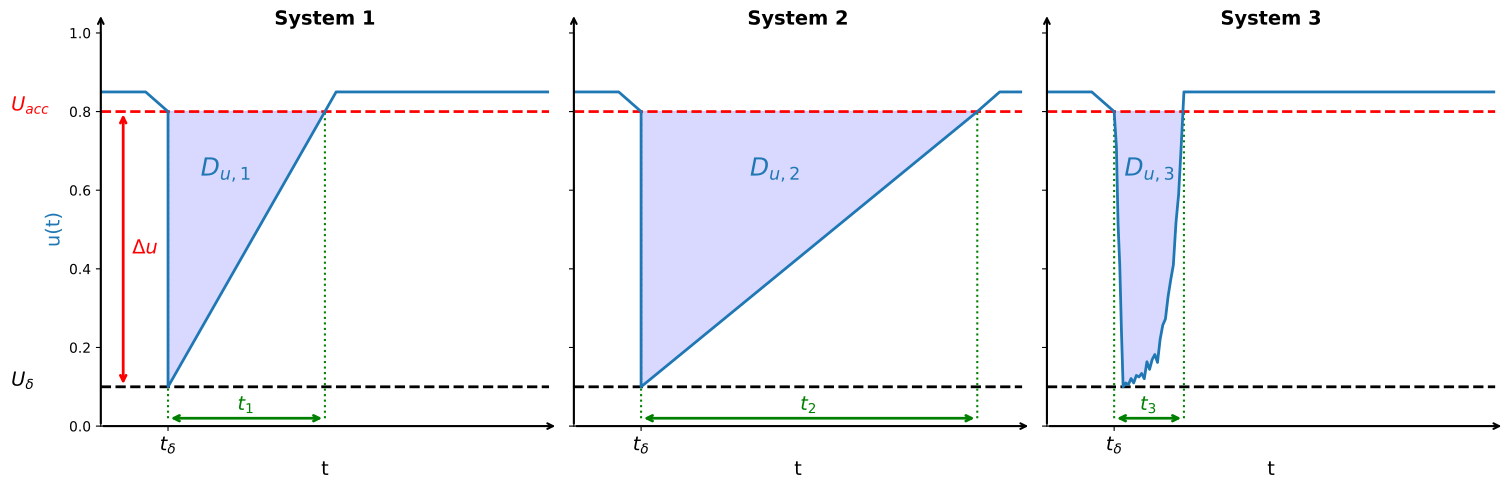

Generate this figure with Python:
import matplotlib.pyplot as plt
import numpy as np

# Set up the figure with 3 subplots side-by-side
# sharey=True ensures they all share the exact same 0 to 1 scale visually
fig, axes = plt.subplots(1, 3, figsize=(15, 5), sharey=True)

titles = ["System 1", "System 2", "System 3"]

for i, ax in enumerate(axes):
    # Set the title for each subplot
    ax.set_title(titles[i], fontsize=14, fontweight='bold')

    # Draw custom axes with arrows
    ax.annotate('', xy=(1.02, 0), xytext=(0, 0), xycoords='axes fraction', 
                arrowprops=dict(arrowstyle="->", color="black", lw=1.5))
    ax.annotate('', xy=(0, 1.05), xytext=(0, 0), xycoords='axes fraction', 
                arrowprops=dict(arrowstyle="->", color="black", lw=1.5))
    
    # Set Y-axis range from 0 to 1
    ax.set_ylim(0, 1)
    ax.set_xlim(0, 100) # Replace 100 with your actual max time/steps
    
    # Draw the red horizontal line for U_acc at 0.8
    ax.axhline(y=0.8, color='red', linestyle='--', lw=2)
    if i == 0:
        # Add the text label U_acc just above the red line
        # transform=ax.get_yaxis_transform() keeps the text glued to y=0.8 regardless of x-axis scale
        ax.text(-0.2, 0.8, r'$U_{acc}$', color='red', fontsize=14, transform=ax.get_yaxis_transform())

    # Draw the black horizontal line for U_delta at 0.1
    ax.axhline(y=0.1, color='black', linestyle='--', lw=2)
    if i == 0:
        # Add the text label U_delta just above the red line
        # transform=ax.get_yaxis_transform() keeps the text glued to y=0.1 regardless of x-axis scale
        ax.text(-0.2, 0.1, r'$U_{\delta}$', color='black', fontsize=14, transform=ax.get_yaxis_transform())

    if i == 0: 
        # Set the X position for the arrow (adjust based on your x-limits, e.g., 10 or 20)
        arrow_x = 5 
        
        # Draw double-headed vertical arrow to indicate the difference
        ax.annotate('', xy=(arrow_x, 0.8), xytext=(arrow_x, 0.1), xycoords='data', 
                    arrowprops=dict(arrowstyle="<->", color="red", lw=2))
        
        # Add the \Delta u label next to the arrow, vertically centered (y=0.45)
        # arrow_x + 2 adds a slight padding to the right so it doesn't overlap the arrow line
        ax.text(arrow_x + 2, 0.45, r'$\Delta u$', color='red', fontsize=14, va='center')
    
    # --- PLOT YOUR DATA HERE ---
    if i == 0:
        # Example data for System 1
        x_data = np.array([0, 10, 15, 15, 50, 52.5, 100])
        y_data = np.array([0.85, 0.85, 0.8, 0.1, 0.8, 0.9, 0.9])
        y_data = np.clip(y_data, 0.02, 0.85)  # Ensure the noisy recovery doesn't go below 0 or above 1

        t_start = x_data[2]  # Start time of the duration (e.g., when U_acc is reached)
        t_end = x_data[4]    # End time of the duration (e.g., when U_acc is reached)

        d_y_pos = 0.65 # Y-position for the D label
        d_x_pos = 28
        
    elif i == 1:
        # Example data for System 2
        x_data = np.array([0, 10, 15, 15, 90, 95, 100])
        y_data = np.array([0.85, 0.85, 0.8, 0.1, 0.8, 0.85, 0.85])
        y_data = np.clip(y_data, 0.02, 0.85)  # Ensure the noisy drop doesn't go below 0 or above 1

        t_start = x_data[2]  # Start time of the duration (e.g., when U_acc is reached)
        t_end = x_data[4]    # End time of the duration (e.g., when U_acc is reached)

        d_y_pos = 0.65 # Y-position for the D label
        d_x_pos = 45
        
    else:
        # Example data for System 3
        # Phase 1: Pre-disturbance (Flat at 0.9, touches 0.8 exactly at x=15)
        x1 = np.array([0, 10, 15])
        y1 = np.array([0.85, 0.85, 0.8])  # Touches U_acc at x=15
        y1 = np.clip(y1, 0.02, 0.85)  # Ensure the noisy drop doesn't go below 0 or above 1
   
        # Phase 2: Steep, noisy drop to U_delta=0.1 (x from 15.5 to 22)
        x2 = np.linspace(15.5, 17, 5)
        y2_clean = np.linspace(0.65, 0.1, 5)
        # Add random noise to the drop (standard deviation of 0.03)
        y2 = y2_clean + np.random.normal(0, 0.03, size=len(x2))
        y2 = np.clip(y2, 0.1, 0.8)  # Ensure the noisy drop doesn't go below 0 or above 1
        
        # Phase 3: Exponential, noisy recovery (x from 22.5 to 100)
        x3 = np.linspace(17, 40, 40)
        # Exponential formula: Asymptote is 0.9. It starts near 0.1 at x=22.5.
        # The '0.08' controls how fast it rises.
        y3_clean = np.exp(0.35 * (x3 - 40)) * 20 + 0.1
        print(y3_clean)
        # Add random noise to the recovery (standard deviation of 0.02)
        y3 = y3_clean + np.random.normal(0, 0.02, size=len(x3))
        # cut off when reaching 0.8 to avoid dropping below again due to noise
        y3 = np.clip(y3, 0.1, 0.9)  # Ensure the noisy recovery doesn't go below 0 or above 1
        y3 = np.where(y3 > 0.8, 0.85, y3)

        y4 = np.array([0.85, 0.85]) # Flat at 0.85 after recovery
        x4 = np.array([40, 100])
        
        # Combine the phases into single arrays
        x_data = np.concatenate([x1, x2, x3, x4])
        y_data = np.concatenate([y1, y2, y3, y4])
        
        # Clip data to ensure the noise doesn't push it below 0 or above 1
        y_data = np.clip(y_data, 0.02, 0.98)

        # --- Arrow Coordinates ---
        t_start = 15
        
        # Find the first point after the drop (x > 25) where the noisy curve crosses U_acc (0.8)
        recovery_indices = np.where((x_data > 25) & (y_data >= 0.8))[0]
        t_end = x_data[recovery_indices[0]]

        d_y_pos = 0.65 # Y-position for the D label
        d_x_pos = 23 # X-position for the D label

    # ---------------------------

    # ---> ADD GREEN ANNOTATIONS FOR DURATION <---
    arrow_y = 0.02 # Height to place the horizontal arrow


    # label with t subscript (i + 1)
    t_label = r'$t_{' + str(i + 1) + '}$'
    
    # Vertical green marker lines from U_acc down to the arrow
    ax.vlines(x=[t_start, t_end], ymin=arrow_y, ymax=0.8, color='green', linestyle=':', lw=1.5)
    
    # Horizontal double-headed arrow
    ax.annotate('', xy=(t_end, arrow_y), xytext=(t_start, arrow_y), xycoords='data', 
                arrowprops=dict(arrowstyle="<->", color="green", lw=2))
    
    # Text label (t1, t2, t3) centered above the arrow
    ax.text((t_start + t_end) / 2, arrow_y + 0.01, t_label, color='green', fontsize=14, ha='center', va='bottom')

    # Clean up aesthetics
    # ax.grid(True, which='both', linestyle='-', linewidth=1)
    ax.set_xlabel("t", fontsize=14)
    ax.set_xticks([])
    
    # Hide top and right spines for a cleaner academic look
    ax.spines['top'].set_visible(False)
    ax.spines['right'].set_visible(False)

    # ---> SHADE THE AREA AND ADD D_u ANNOTATION <---
    # Shade area below 0.8 using fill_between
    # interpolate=True ensures the shading smoothly meets the 0.8 line exactly where they intersect
    ax.fill_between(x_data, y_data, 0.8, where=(y_data <= 0.8), 
                    color='blue', alpha=0.15, interpolate=True)
    
    # Add the D_{u, i} text label in the visual center of the shaded area
    # using rf-string to dynamically insert the system number {i+1}
    ax.text(d_x_pos, d_y_pos, rf'$D_{{u,{i+1}}}$', color='#1f77b4', 
            fontsize=18, fontweight='bold', ha='center', va='center')

    ax.plot(x_data, y_data, color='#1f77b4', lw=2)

    # X-TICK FOR t_delta
    ax.set_xticks([15])
    ax.set_xticklabels([r'$t_\delta$'], fontsize=14)

# Only add the Y-axis label to the far-left plot to avoid clutter
axes[0].set_ylabel("u(t)", fontsize=14, color='#1f77b4')

# Adjust layout so things don't overlap
plt.tight_layout()
plt.savefig('utility_comparison.pdf', bbox_inches='tight')
